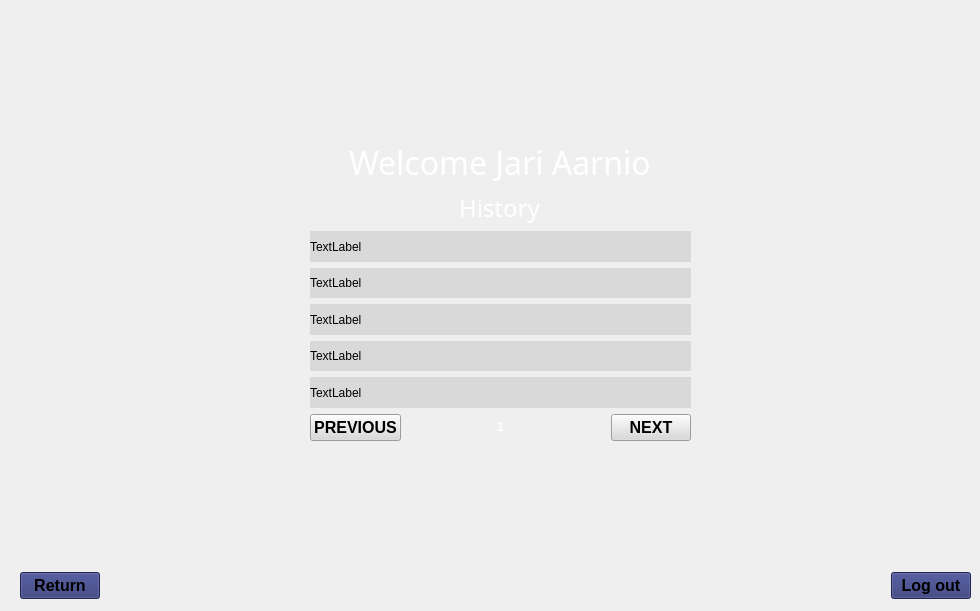
    <widget class="QWidget" name="history">
     <widget class="QWidget" name="verticalLayoutWidget_5">
      <property name="geometry">
       <rect>
        <x>310</x>
        <y>140</y>
        <width>381</width>
        <height>301</height>
       </rect>
      </property>
      <layout class="QVBoxLayout" name="verticalLayout_5">
       <item alignment="Qt::AlignHCenter">
        <widget class="QLabel" name="labelWelcHis">
         <property name="sizePolicy">
          <sizepolicy hsizetype="Maximum" vsizetype="Maximum">
           <horstretch>0</horstretch>
           <verstretch>0</verstretch>
          </sizepolicy>
         </property>
         <property name="font">
          <font>
           <family>Impact</family>
           <pointsize>24</pointsize>
          </font>
         </property>
         <property name="layoutDirection">
          <enum>Qt::LeftToRight</enum>
         </property>
         <property name="styleSheet">
          <string notr="true">color:rgb(255,255,255);</string>
         </property>
         <property name="text">
          <string>Welcome Jari Aarnio</string>
         </property>
         <property name="margin">
          <number>0</number>
         </property>
        </widget>
       </item>
       <item alignment="Qt::AlignHCenter">
        <widget class="QLabel" name="otsikko">
         <property name="sizePolicy">
          <sizepolicy hsizetype="Maximum" vsizetype="Maximum">
           <horstretch>0</horstretch>
           <verstretch>0</verstretch>
          </sizepolicy>
         </property>
         <property name="font">
          <font>
           <family>Impact</family>
           <pointsize>18</pointsize>
          </font>
         </property>
         <property name="styleSheet">
          <string notr="true">color:rgb(255,255,255);</string>
         </property>
         <property name="text">
          <string>History</string>
         </property>
         <property name="margin">
          <number>0</number>
         </property>
        </widget>
       </item>
       <item>
        <widget class="QLabel" name="history1">
         <property name="styleSheet">
          <string notr="true">background-color: rgb(217, 217, 217);
color: rgb(0, 0, 0);</string>
         </property>
         <property name="text">
          <string>TextLabel</string>
         </property>
        </widget>
       </item>
       <item>
        <widget class="QLabel" name="history2">
         <property name="styleSheet">
          <string notr="true">background-color: rgb(217, 217, 217);
color: rgb(0, 0, 0);</string>
         </property>
         <property name="text">
          <string>TextLabel</string>
         </property>
        </widget>
       </item>
       <item>
        <widget class="QLabel" name="history3">
         <property name="styleSheet">
          <string notr="true">background-color: rgb(217, 217, 217);
color: rgb(0, 0, 0);</string>
         </property>
         <property name="text">
          <string>TextLabel</string>
         </property>
        </widget>
       </item>
       <item>
        <widget class="QLabel" name="history4">
         <property name="styleSheet">
          <string notr="true">background-color: rgb(217, 217, 217);
color: rgb(0, 0, 0);</string>
         </property>
         <property name="text">
          <string>TextLabel</string>
         </property>
        </widget>
       </item>
       <item>
        <widget class="QLabel" name="history5">
         <property name="styleSheet">
          <string notr="true">background-color: rgb(217, 217, 217);
color: rgb(0, 0, 0);</string>
         </property>
         <property name="text">
          <string>TextLabel</string>
         </property>
        </widget>
       </item>
       <item>
        <layout class="QHBoxLayout" name="horizontalLayout_13">
         <item alignment="Qt::AlignLeft">
          <widget class="QPushButton" name="btnHistoryPrevius">
           <property name="sizePolicy">
            <sizepolicy hsizetype="Fixed" vsizetype="Fixed">
             <horstretch>0</horstretch>
             <verstretch>0</verstretch>
            </sizepolicy>
           </property>
           <property name="font">
            <font>
             <pointsize>12</pointsize>
             <bold>true</bold>
            </font>
           </property>
           <property name="layoutDirection">
            <enum>Qt::LeftToRight</enum>
           </property>
           <property name="styleSheet">
            <string notr="true">background-color: rgb(217, 217, 217);
color: rgb(0, 0, 0);</string>
           </property>
           <property name="text">
            <string>PREVIOUS</string>
           </property>
           <property name="autoDefault">
            <bool>false</bool>
           </property>
           <property name="default">
            <bool>false</bool>
           </property>
           <property name="flat">
            <bool>false</bool>
           </property>
          </widget>
         </item>
         <item>
          <widget class="QLabel" name="sivu">
           <property name="sizePolicy">
            <sizepolicy hsizetype="Maximum" vsizetype="Maximum">
             <horstretch>0</horstretch>
             <verstretch>0</verstretch>
            </sizepolicy>
           </property>
           <property name="font">
            <font>
             <bold>true</bold>
            </font>
           </property>
           <property name="styleSheet">
            <string notr="true">color:rgb(255,255,255);</string>
           </property>
           <property name="text">
            <string>1</string>
           </property>
          </widget>
         </item>
         <item alignment="Qt::AlignRight">
          <widget class="QPushButton" name="btnHistoryNext">
           <property name="sizePolicy">
            <sizepolicy hsizetype="Fixed" vsizetype="Fixed">
             <horstretch>0</horstretch>
             <verstretch>0</verstretch>
            </sizepolicy>
           </property>
           <property name="font">
            <font>
             <pointsize>12</pointsize>
             <bold>true</bold>
            </font>
           </property>
           <property name="layoutDirection">
            <enum>Qt::LeftToRight</enum>
           </property>
           <property name="styleSheet">
            <string notr="true">background-color: rgb(217, 217, 217);
color: rgb(0, 0, 0);</string>
           </property>
           <property name="text">
            <string>NEXT</string>
           </property>
           <property name="autoDefault">
            <bool>false</bool>
           </property>
           <property name="default">
            <bool>false</bool>
           </property>
           <property name="flat">
            <bool>false</bool>
           </property>
          </widget>
         </item>
        </layout>
       </item>
      </layout>
     </widget>
     <widget class="QWidget" name="horizontalLayoutWidget_9">
      <property name="geometry">
       <rect>
        <x>20</x>
        <y>570</y>
        <width>951</width>
        <height>32</height>
       </rect>
      </property>
      <layout class="QHBoxLayout" name="horizontalLayout_12">
       <item alignment="Qt::AlignLeft">
        <widget class="QPushButton" name="btnHisReturn">
         <property name="sizePolicy">
          <sizepolicy hsizetype="Fixed" vsizetype="Fixed">
           <horstretch>0</horstretch>
           <verstretch>0</verstretch>
          </sizepolicy>
         </property>
         <property name="font">
          <font>
           <pointsize>12</pointsize>
           <bold>true</bold>
          </font>
         </property>
         <property name="layoutDirection">
          <enum>Qt::LeftToRight</enum>
         </property>
         <property name="styleSheet">
          <string notr="true">color: rgb(0, 0, 0);
background-color: rgb(44, 51, 115);</string>
         </property>
         <property name="text">
          <string>Return</string>
         </property>
         <property name="autoDefault">
          <bool>false</bool>
         </property>
         <property name="default">
          <bool>false</bool>
         </property>
         <property name="flat">
          <bool>false</bool>
         </property>
        </widget>
       </item>
       <item alignment="Qt::AlignRight">
        <widget class="QPushButton" name="btnHisLogout">
         <property name="sizePolicy">
          <sizepolicy hsizetype="Fixed" vsizetype="Fixed">
           <horstretch>0</horstretch>
           <verstretch>0</verstretch>
          </sizepolicy>
         </property>
         <property name="font">
          <font>
           <pointsize>12</pointsize>
           <bold>true</bold>
          </font>
         </property>
         <property name="layoutDirection">
          <enum>Qt::LeftToRight</enum>
         </property>
         <property name="styleSheet">
          <string notr="true">color: rgb(0, 0, 0);
background-color: rgb(44, 51, 115);
align: &quot;right&quot;;</string>
         </property>
         <property name="text">
          <string>Log out</string>
         </property>
         <property name="autoDefault">
          <bool>false</bool>
         </property>
         <property name="default">
          <bool>false</bool>
         </property>
         <property name="flat">
          <bool>false</bool>
         </property>
        </widget>
       </item>
      </layout>
     </widget>
    </widget>
